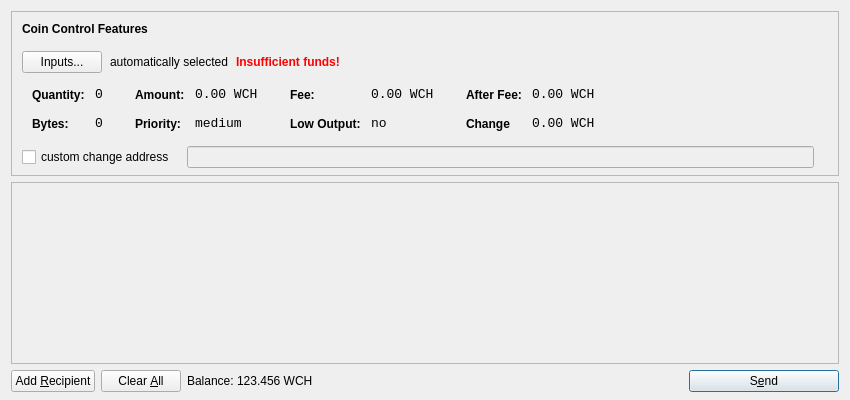
<?xml version="1.0" encoding="UTF-8"?>
<ui version="4.0">
 <class>SendCoinsDialog</class>
 <widget class="QDialog" name="SendCoinsDialog">
  <property name="geometry">
   <rect>
    <x>0</x>
    <y>0</y>
    <width>850</width>
    <height>400</height>
   </rect>
  </property>
  <property name="windowTitle">
   <string>Send Coins</string>
  </property>
  <layout class="QVBoxLayout" name="verticalLayout" stretch="0,1,0">
   <property name="bottomMargin">
    <number>8</number>
   </property>
   <item>
    <widget class="QFrame" name="frameCoinControl">
     <property name="sizePolicy">
      <sizepolicy hsizetype="Expanding" vsizetype="Expanding">
       <horstretch>0</horstretch>
       <verstretch>0</verstretch>
      </sizepolicy>
     </property>
     <property name="maximumSize">
      <size>
       <width>16777215</width>
       <height>16777215</height>
      </size>
     </property>
     <property name="frameShape">
      <enum>QFrame::StyledPanel</enum>
     </property>
     <property name="frameShadow">
      <enum>QFrame::Sunken</enum>
     </property>
     <layout class="QVBoxLayout" name="verticalLayoutCoinControl2">
      <property name="spacing">
       <number>-1</number>
      </property>
      <property name="leftMargin">
       <number>0</number>
      </property>
      <property name="topMargin">
       <number>0</number>
      </property>
      <property name="rightMargin">
       <number>0</number>
      </property>
      <property name="bottomMargin">
       <number>6</number>
      </property>
      <item>
       <layout class="QVBoxLayout" name="verticalLayoutCoinControl" stretch="0,0,0,0,1">
        <property name="spacing">
         <number>0</number>
        </property>
        <property name="leftMargin">
         <number>10</number>
        </property>
        <property name="topMargin">
         <number>10</number>
        </property>
        <item>
         <layout class="QHBoxLayout" name="horizontalLayoutCoinControl1">
          <property name="bottomMargin">
           <number>15</number>
          </property>
          <item>
           <widget class="QLabel" name="labelCoinControlFeatures">
            <property name="sizePolicy">
             <sizepolicy hsizetype="Preferred" vsizetype="Maximum">
              <horstretch>0</horstretch>
              <verstretch>0</verstretch>
             </sizepolicy>
            </property>
            <property name="font">
             <font>
              <weight>75</weight>
              <bold>true</bold>
             </font>
            </property>
            <property name="styleSheet">
             <string notr="true">font-weight:bold;</string>
            </property>
            <property name="text">
             <string>Coin Control Features</string>
            </property>
           </widget>
          </item>
         </layout>
        </item>
        <item>
         <layout class="QHBoxLayout" name="horizontalLayoutCoinControl2" stretch="0,0,0,0">
          <property name="spacing">
           <number>8</number>
          </property>
          <property name="bottomMargin">
           <number>10</number>
          </property>
          <item>
           <widget class="QPushButton" name="pushButtonCoinControl">
            <property name="styleSheet">
             <string notr="true"/>
            </property>
            <property name="text">
             <string>Inputs...</string>
            </property>
           </widget>
          </item>
          <item>
           <widget class="QLabel" name="labelCoinControlAutomaticallySelected">
            <property name="text">
             <string>automatically selected</string>
            </property>
            <property name="margin">
             <number>5</number>
            </property>
           </widget>
          </item>
          <item>
           <widget class="QLabel" name="labelCoinControlInsuffFunds">
            <property name="font">
             <font>
              <weight>75</weight>
              <bold>true</bold>
             </font>
            </property>
            <property name="styleSheet">
             <string notr="true">color:red;font-weight:bold;</string>
            </property>
            <property name="text">
             <string>Insufficient funds!</string>
            </property>
            <property name="margin">
             <number>5</number>
            </property>
           </widget>
          </item>
          <item>
           <spacer name="horizontalSpacerCoinControl">
            <property name="orientation">
             <enum>Qt::Horizontal</enum>
            </property>
            <property name="sizeHint" stdset="0">
             <size>
              <width>40</width>
              <height>1</height>
             </size>
            </property>
           </spacer>
          </item>
         </layout>
        </item>
        <item>
         <widget class="QWidget" name="widgetCoinControl" native="true">
          <property name="sizePolicy">
           <sizepolicy hsizetype="Preferred" vsizetype="Preferred">
            <horstretch>0</horstretch>
            <verstretch>0</verstretch>
           </sizepolicy>
          </property>
          <property name="minimumSize">
           <size>
            <width>0</width>
            <height>0</height>
           </size>
          </property>
          <property name="styleSheet">
           <string notr="true"/>
          </property>
          <layout class="QHBoxLayout" name="horizontalLayoutCoinControl5">
           <property name="margin">
            <number>0</number>
           </property>
           <item>
            <layout class="QHBoxLayout" name="horizontalLayoutCoinControl3" stretch="0,0,0,1">
             <property name="spacing">
              <number>20</number>
             </property>
             <property name="topMargin">
              <number>0</number>
             </property>
             <property name="bottomMargin">
              <number>10</number>
             </property>
             <item>
              <layout class="QFormLayout" name="formLayoutCoinControl1">
               <property name="horizontalSpacing">
                <number>10</number>
               </property>
               <property name="verticalSpacing">
                <number>14</number>
               </property>
               <property name="leftMargin">
                <number>10</number>
               </property>
               <property name="topMargin">
                <number>4</number>
               </property>
               <property name="rightMargin">
                <number>6</number>
               </property>
               <item row="0" column="0">
                <widget class="QLabel" name="labelCoinControlQuantityText">
                 <property name="styleSheet">
                  <string notr="true">font-weight:bold;</string>
                 </property>
                 <property name="text">
                  <string>Quantity:</string>
                 </property>
                 <property name="margin">
                  <number>0</number>
                 </property>
                </widget>
               </item>
               <item row="0" column="1">
                <widget class="QLabel" name="labelCoinControlQuantity">
                 <property name="font">
                  <font>
                   <family>Monospace</family>
                   <pointsize>10</pointsize>
                  </font>
                 </property>
                 <property name="cursor">
                  <cursorShape>IBeamCursor</cursorShape>
                 </property>
                 <property name="contextMenuPolicy">
                  <enum>Qt::ActionsContextMenu</enum>
                 </property>
                 <property name="text">
                  <string>0</string>
                 </property>
                 <property name="margin">
                  <number>0</number>
                 </property>
                 <property name="textInteractionFlags">
                  <set>Qt::LinksAccessibleByMouse|Qt::TextSelectableByKeyboard|Qt::TextSelectableByMouse</set>
                 </property>
                </widget>
               </item>
               <item row="1" column="0">
                <widget class="QLabel" name="labelCoinControlBytesText">
                 <property name="styleSheet">
                  <string notr="true">font-weight:bold;</string>
                 </property>
                 <property name="text">
                  <string>Bytes:</string>
                 </property>
                </widget>
               </item>
               <item row="1" column="1">
                <widget class="QLabel" name="labelCoinControlBytes">
                 <property name="font">
                  <font>
                   <family>Monospace</family>
                   <pointsize>10</pointsize>
                  </font>
                 </property>
                 <property name="cursor">
                  <cursorShape>IBeamCursor</cursorShape>
                 </property>
                 <property name="contextMenuPolicy">
                  <enum>Qt::ActionsContextMenu</enum>
                 </property>
                 <property name="text">
                  <string>0</string>
                 </property>
                 <property name="textInteractionFlags">
                  <set>Qt::LinksAccessibleByMouse|Qt::TextSelectableByKeyboard|Qt::TextSelectableByMouse</set>
                 </property>
                </widget>
               </item>
              </layout>
             </item>
             <item>
              <layout class="QFormLayout" name="formLayoutCoinControl2">
               <property name="horizontalSpacing">
                <number>10</number>
               </property>
               <property name="verticalSpacing">
                <number>14</number>
               </property>
               <property name="leftMargin">
                <number>6</number>
               </property>
               <property name="topMargin">
                <number>4</number>
               </property>
               <property name="rightMargin">
                <number>6</number>
               </property>
               <item row="0" column="0">
                <widget class="QLabel" name="labelCoinControlAmountText">
                 <property name="styleSheet">
                  <string notr="true">font-weight:bold;</string>
                 </property>
                 <property name="text">
                  <string>Amount:</string>
                 </property>
                 <property name="margin">
                  <number>0</number>
                 </property>
                </widget>
               </item>
               <item row="0" column="1">
                <widget class="QLabel" name="labelCoinControlAmount">
                 <property name="font">
                  <font>
                   <family>Monospace</family>
                   <pointsize>10</pointsize>
                  </font>
                 </property>
                 <property name="cursor">
                  <cursorShape>IBeamCursor</cursorShape>
                 </property>
                 <property name="contextMenuPolicy">
                  <enum>Qt::ActionsContextMenu</enum>
                 </property>
                 <property name="text">
                  <string>0.00 WCH</string>
                 </property>
                 <property name="textInteractionFlags">
                  <set>Qt::LinksAccessibleByMouse|Qt::TextSelectableByKeyboard|Qt::TextSelectableByMouse</set>
                 </property>
                </widget>
               </item>
               <item row="1" column="0">
                <widget class="QLabel" name="labelCoinControlPriorityText">
                 <property name="styleSheet">
                  <string notr="true">font-weight:bold;</string>
                 </property>
                 <property name="text">
                  <string>Priority:</string>
                 </property>
                </widget>
               </item>
               <item row="1" column="1">
                <widget class="QLabel" name="labelCoinControlPriority">
                 <property name="font">
                  <font>
                   <family>Monospace</family>
                   <pointsize>10</pointsize>
                  </font>
                 </property>
                 <property name="cursor">
                  <cursorShape>IBeamCursor</cursorShape>
                 </property>
                 <property name="contextMenuPolicy">
                  <enum>Qt::ActionsContextMenu</enum>
                 </property>
                 <property name="text">
                  <string>medium</string>
                 </property>
                 <property name="textInteractionFlags">
                  <set>Qt::LinksAccessibleByMouse|Qt::TextSelectableByKeyboard|Qt::TextSelectableByMouse</set>
                 </property>
                </widget>
               </item>
              </layout>
             </item>
             <item>
              <layout class="QFormLayout" name="formLayoutCoinControl3">
               <property name="horizontalSpacing">
                <number>10</number>
               </property>
               <property name="verticalSpacing">
                <number>14</number>
               </property>
               <property name="leftMargin">
                <number>6</number>
               </property>
               <property name="topMargin">
                <number>4</number>
               </property>
               <property name="rightMargin">
                <number>6</number>
               </property>
               <item row="0" column="0">
                <widget class="QLabel" name="labelCoinControlFeeText">
                 <property name="styleSheet">
                  <string notr="true">font-weight:bold;</string>
                 </property>
                 <property name="text">
                  <string>Fee:</string>
                 </property>
                 <property name="margin">
                  <number>0</number>
                 </property>
                </widget>
               </item>
               <item row="0" column="1">
                <widget class="QLabel" name="labelCoinControlFee">
                 <property name="font">
                  <font>
                   <family>Monospace</family>
                   <pointsize>10</pointsize>
                  </font>
                 </property>
                 <property name="cursor">
                  <cursorShape>IBeamCursor</cursorShape>
                 </property>
                 <property name="contextMenuPolicy">
                  <enum>Qt::ActionsContextMenu</enum>
                 </property>
                 <property name="text">
                  <string>0.00 WCH</string>
                 </property>
                 <property name="textInteractionFlags">
                  <set>Qt::LinksAccessibleByMouse|Qt::TextSelectableByKeyboard|Qt::TextSelectableByMouse</set>
                 </property>
                </widget>
               </item>
               <item row="1" column="0">
                <widget class="QLabel" name="labelCoinControlLowOutputText">
                 <property name="styleSheet">
                  <string notr="true">font-weight:bold;</string>
                 </property>
                 <property name="text">
                  <string>Low Output:</string>
                 </property>
                </widget>
               </item>
               <item row="1" column="1">
                <widget class="QLabel" name="labelCoinControlLowOutput">
                 <property name="font">
                  <font>
                   <family>Monospace</family>
                   <pointsize>10</pointsize>
                  </font>
                 </property>
                 <property name="cursor">
                  <cursorShape>IBeamCursor</cursorShape>
                 </property>
                 <property name="contextMenuPolicy">
                  <enum>Qt::ActionsContextMenu</enum>
                 </property>
                 <property name="text">
                  <string>no</string>
                 </property>
                 <property name="textInteractionFlags">
                  <set>Qt::LinksAccessibleByMouse|Qt::TextSelectableByKeyboard|Qt::TextSelectableByMouse</set>
                 </property>
                </widget>
               </item>
              </layout>
             </item>
             <item>
              <layout class="QFormLayout" name="formLayoutCoinControl4">
               <property name="horizontalSpacing">
                <number>10</number>
               </property>
               <property name="verticalSpacing">
                <number>14</number>
               </property>
               <property name="leftMargin">
                <number>6</number>
               </property>
               <property name="topMargin">
                <number>4</number>
               </property>
               <property name="rightMargin">
                <number>6</number>
               </property>
               <item row="0" column="0">
                <widget class="QLabel" name="labelCoinControlAfterFeeText">
                 <property name="styleSheet">
                  <string notr="true">font-weight:bold;</string>
                 </property>
                 <property name="text">
                  <string>After Fee:</string>
                 </property>
                 <property name="margin">
                  <number>0</number>
                 </property>
                </widget>
               </item>
               <item row="0" column="1">
                <widget class="QLabel" name="labelCoinControlAfterFee">
                 <property name="font">
                  <font>
                   <family>Monospace</family>
                   <pointsize>10</pointsize>
                  </font>
                 </property>
                 <property name="cursor">
                  <cursorShape>IBeamCursor</cursorShape>
                 </property>
                 <property name="contextMenuPolicy">
                  <enum>Qt::ActionsContextMenu</enum>
                 </property>
                 <property name="text">
                  <string>0.00 WCH</string>
                 </property>
                 <property name="textInteractionFlags">
                  <set>Qt::LinksAccessibleByMouse|Qt::TextSelectableByKeyboard|Qt::TextSelectableByMouse</set>
                 </property>
                </widget>
               </item>
               <item row="1" column="0">
                <widget class="QLabel" name="labelCoinControlChangeText">
                 <property name="styleSheet">
                  <string notr="true">font-weight:bold;</string>
                 </property>
                 <property name="text">
                  <string>Change</string>
                 </property>
                </widget>
               </item>
               <item row="1" column="1">
                <widget class="QLabel" name="labelCoinControlChange">
                 <property name="font">
                  <font>
                   <family>Monospace</family>
                   <pointsize>10</pointsize>
                  </font>
                 </property>
                 <property name="cursor">
                  <cursorShape>IBeamCursor</cursorShape>
                 </property>
                 <property name="contextMenuPolicy">
                  <enum>Qt::ActionsContextMenu</enum>
                 </property>
                 <property name="text">
                  <string>0.00 WCH</string>
                 </property>
                 <property name="textInteractionFlags">
                  <set>Qt::LinksAccessibleByMouse|Qt::TextSelectableByKeyboard|Qt::TextSelectableByMouse</set>
                 </property>
                </widget>
               </item>
              </layout>
             </item>
            </layout>
           </item>
          </layout>
         </widget>
        </item>
        <item>
         <layout class="QHBoxLayout" name="horizontalLayoutCoinControl4" stretch="0,0,0">
          <property name="spacing">
           <number>12</number>
          </property>
          <property name="sizeConstraint">
           <enum>QLayout::SetDefaultConstraint</enum>
          </property>
          <property name="topMargin">
           <number>5</number>
          </property>
          <property name="rightMargin">
           <number>5</number>
          </property>
          <item>
           <widget class="QCheckBox" name="checkBoxCoinControlChange">
            <property name="text">
             <string>custom change address</string>
            </property>
           </widget>
          </item>
          <item>
           <widget class="QLineEdit" name="lineEditCoinControlChange">
            <property name="enabled">
             <bool>false</bool>
            </property>
            <property name="sizePolicy">
             <sizepolicy hsizetype="Expanding" vsizetype="Fixed">
              <horstretch>0</horstretch>
              <verstretch>0</verstretch>
             </sizepolicy>
            </property>
           </widget>
          </item>
          <item>
           <widget class="QLabel" name="labelCoinControlChangeLabel">
            <property name="sizePolicy">
             <sizepolicy hsizetype="Preferred" vsizetype="Expanding">
              <horstretch>0</horstretch>
              <verstretch>0</verstretch>
             </sizepolicy>
            </property>
            <property name="minimumSize">
             <size>
              <width>0</width>
              <height>0</height>
             </size>
            </property>
            <property name="text">
             <string/>
            </property>
            <property name="margin">
             <number>3</number>
            </property>
           </widget>
          </item>
         </layout>
        </item>
        <item>
         <spacer name="verticalSpacerCoinControl">
          <property name="orientation">
           <enum>Qt::Vertical</enum>
          </property>
          <property name="sizeHint" stdset="0">
           <size>
            <width>800</width>
            <height>1</height>
           </size>
          </property>
         </spacer>
        </item>
       </layout>
      </item>
     </layout>
    </widget>
   </item>
   <item>
    <widget class="QScrollArea" name="scrollArea">
     <property name="widgetResizable">
      <bool>true</bool>
     </property>
     <widget class="QWidget" name="scrollAreaWidgetContents">
      <property name="geometry">
       <rect>
        <x>0</x>
        <y>0</y>
        <width>830</width>
        <height>165</height>
       </rect>
      </property>
      <layout class="QVBoxLayout" name="verticalLayout_2">
       <property name="margin">
        <number>0</number>
       </property>
       <item>
        <layout class="QVBoxLayout" name="entries">
         <property name="spacing">
          <number>6</number>
         </property>
        </layout>
       </item>
       <item>
        <spacer name="verticalSpacer">
         <property name="orientation">
          <enum>Qt::Vertical</enum>
         </property>
         <property name="sizeHint" stdset="0">
          <size>
           <width>20</width>
           <height>40</height>
          </size>
         </property>
        </spacer>
       </item>
      </layout>
     </widget>
    </widget>
   </item>
   <item>
    <layout class="QHBoxLayout" name="horizontalLayout">
     <item>
      <widget class="QPushButton" name="addButton">
       <property name="toolTip">
        <string>Send to multiple recipients at once</string>
       </property>
       <property name="text">
        <string>Add &amp;Recipient</string>
       </property>
       <property name="icon">
        <iconset resource="../bitcoin.qrc">
         <normaloff>:/icons/add</normaloff>:/icons/add</iconset>
       </property>
       <property name="autoDefault">
        <bool>false</bool>
       </property>
      </widget>
     </item>
     <item>
      <widget class="QPushButton" name="clearButton">
       <property name="sizePolicy">
        <sizepolicy hsizetype="Minimum" vsizetype="Fixed">
         <horstretch>0</horstretch>
         <verstretch>0</verstretch>
        </sizepolicy>
       </property>
       <property name="toolTip">
        <string>Remove all transaction fields</string>
       </property>
       <property name="text">
        <string>Clear &amp;All</string>
       </property>
       <property name="icon">
        <iconset resource="../bitcoin.qrc">
         <normaloff>:/icons/remove</normaloff>:/icons/remove</iconset>
       </property>
       <property name="autoRepeatDelay">
        <number>300</number>
       </property>
       <property name="autoDefault">
        <bool>false</bool>
       </property>
      </widget>
     </item>
     <item>
      <layout class="QHBoxLayout" name="horizontalLayout_2">
       <property name="spacing">
        <number>3</number>
       </property>
       <item>
        <widget class="QLabel" name="label">
         <property name="sizePolicy">
          <sizepolicy hsizetype="Preferred" vsizetype="Fixed">
           <horstretch>0</horstretch>
           <verstretch>0</verstretch>
          </sizepolicy>
         </property>
         <property name="text">
          <string>Balance:</string>
         </property>
        </widget>
       </item>
       <item>
        <widget class="QLabel" name="labelBalance">
         <property name="sizePolicy">
          <sizepolicy hsizetype="Preferred" vsizetype="Fixed">
           <horstretch>0</horstretch>
           <verstretch>0</verstretch>
          </sizepolicy>
         </property>
         <property name="cursor">
          <cursorShape>IBeamCursor</cursorShape>
         </property>
         <property name="text">
          <string>123.456 WCH</string>
         </property>
         <property name="textInteractionFlags">
          <set>Qt::LinksAccessibleByMouse|Qt::TextSelectableByKeyboard|Qt::TextSelectableByMouse</set>
         </property>
        </widget>
       </item>
      </layout>
     </item>
     <item>
      <spacer name="horizontalSpacer">
       <property name="orientation">
        <enum>Qt::Horizontal</enum>
       </property>
       <property name="sizeHint" stdset="0">
        <size>
         <width>40</width>
         <height>20</height>
        </size>
       </property>
      </spacer>
     </item>
     <item>
      <widget class="QPushButton" name="sendButton">
       <property name="minimumSize">
        <size>
         <width>150</width>
         <height>0</height>
        </size>
       </property>
       <property name="toolTip">
        <string>Confirm the send action</string>
       </property>
       <property name="text">
        <string>S&amp;end</string>
       </property>
       <property name="icon">
        <iconset resource="../bitcoin.qrc">
         <normaloff>:/icons/send</normaloff>:/icons/send</iconset>
       </property>
       <property name="default">
        <bool>true</bool>
       </property>
      </widget>
     </item>
    </layout>
   </item>
  </layout>
 </widget>
 <resources>
  <include location="../bitcoin.qrc"/>
 </resources>
 <connections/>
</ui>
